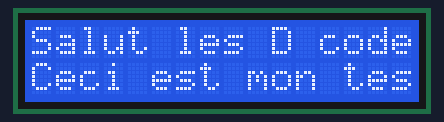
This sketch was run on a simulated Arduino Uno, built with avr-gcc and run on an emulated ATmega328P. Parts: 16×2 character LCD.

Above: at 0.1 s.
At 4.2 s:
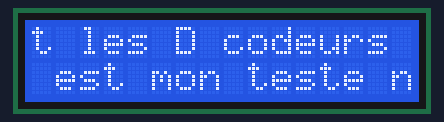
At 9.2 s:
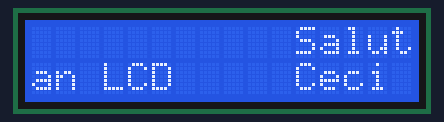
At 19.3 s:
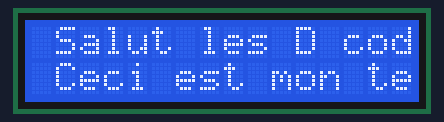
At 28.4 s:
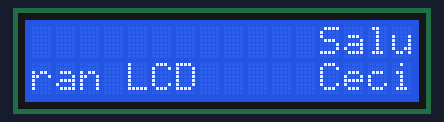
At 38.5 s:
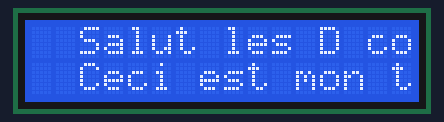

The sketch:

teste1ecran.ino
```cpp
#include <LiquidCrystal.h>

LiquidCrystal lcd(12, 11, 5, 4, 3, 2);

void setup() {
  lcd.begin(16,2);   // precise le type d'éécran utilisé
}

void loop () {
 lcd.setCursor(0,0);
 lcd.print("Salut les D codeurs du lac");
 lcd.setCursor(0,1);
 lcd.print("Ceci est mon teste n1 su écran LCD");
 lcd.autoscroll();
 delay(1000);

}
```

Measured:
- what the display in image 1 shows lasts 1.0 s, from 4.1 s to 5.1 s
